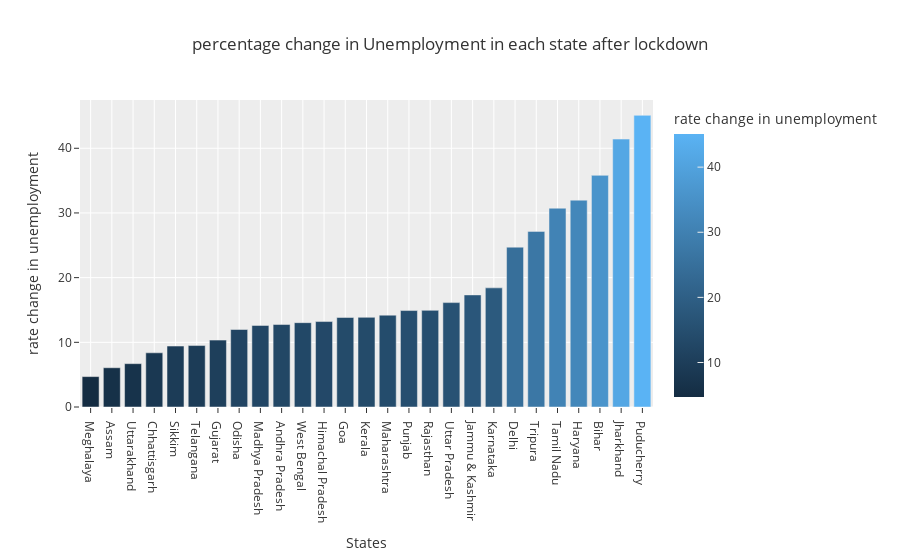

Notebook source saved alongside this figure:
### Code cell
# percentage change in unemployment after lockdown

fig = px.bar(plot_per, x='States',y='rate change in unemployment',color='rate change in unemployment',
            title='percentage change in Unemployment in each state after lockdown',template='ggplot2')
fig.show()

### Figure 1 — Plotly figure (JSON) as saved in the notebook; plotly's stock layout.template omitted (floating-point values rounded to 4 significant figures)
{"data": [{"alignmentgroup": "True", "hovertemplate": "States=%{x}<br>rate change in unemployment=%{marker.color}<extra></extra>", "legendgroup": "", "marker": {"color": [4.7, 6.07, 6.7, 8.38, 9.42, 9.5, 10.34, 11.98, 12.61, 12.75, 13.04, 13.21, 13.84, 13.86, 14.2, 14.91, 14.94, 16.14, 17.33, 18.42, 24.71, 27.15, 30.73, 31.98, 35.81, 41.42, 45.09], "coloraxis": "coloraxis", "pattern": {"shape": ""}}, "name": "", "offsetgroup": "", "orientation": "v", "showlegend": false, "textposition": "auto", "x": ["Meghalaya", "Assam", "Uttarakhand", "Chhattisgarh", "Sikkim", "Telangana", "Gujarat", "Odisha", "Madhya Pradesh", "Andhra Pradesh", "West Bengal", "Himachal Pradesh", "Goa", "Kerala", "Maharashtra", "Punjab", "Rajasthan", "Uttar Pradesh", "Jammu & Kashmir", "Karnataka", "Delhi", "Tripura", "Tamil Nadu", "Haryana", "Bihar", "Jharkhand", "Puducherry"], "xaxis": "x", "y": [4.7, 6.07, 6.7, 8.38, 9.42, 9.5, 10.34, 11.98, 12.61, 12.75, 13.04, 13.21, 13.84, 13.86, 14.2, 14.91, 14.94, 16.14, 17.33, 18.42, 24.71, 27.15, 30.73, 31.98, 35.81, 41.42, 45.09], "yaxis": "y", "type": "bar"}], "layout": {"xaxis": {"anchor": "y", "domain": [0, 1], "title": {"text": "States"}, "type": "category", "range": [-0.5, 26.5], "autorange": true}, "yaxis": {"anchor": "x", "domain": [0, 1], "title": {"text": "rate change in unemployment"}, "type": "linear", "range": [0, 47.46], "autorange": true}, "coloraxis": {"colorbar": {"title": {"text": "rate change in unemployment"}}, "colorscale": [[0, "rgb(20,44,66)"], [1, "rgb(90,179,244)"]]}, "legend": {"tracegroupgap": 0}, "title": {"text": "percentage change in Unemployment in each state after lockdown"}, "barmode": "relative", "autosize": true}}
